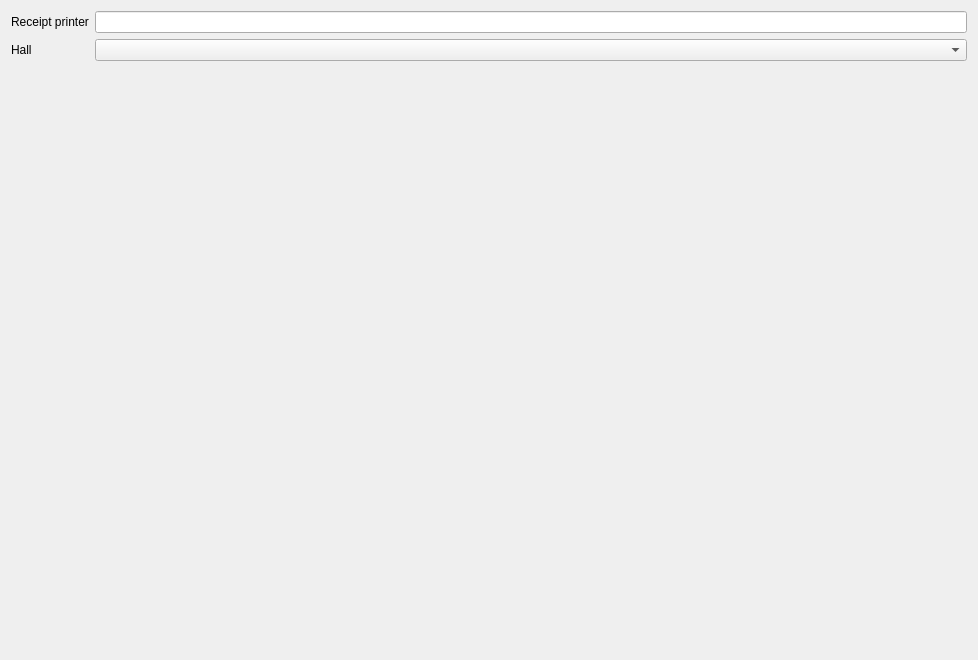
             <widget class="QWidget" name="scrollAreaWidgetContents_2">
              <property name="geometry">
               <rect>
                <x>0</x>
                <y>0</y>
                <width>978</width>
                <height>660</height>
               </rect>
              </property>
              <layout class="QGridLayout" name="gridLayout">
               <item row="0" column="0" colspan="2">
                <widget class="QLabel" name="label_45">
                 <property name="text">
                  <string>Receipt printer</string>
                 </property>
                </widget>
               </item>
               <item row="0" column="2">
                <widget class="QLineEdit" name="lineEdit"/>
               </item>
               <item row="1" column="0">
                <widget class="QLabel" name="label_46">
                 <property name="text">
                  <string>Hall</string>
                 </property>
                </widget>
               </item>
               <item row="2" column="2">
                <spacer name="verticalSpacer_12">
                 <property name="orientation">
                  <enum>Qt::Orientation::Vertical</enum>
                 </property>
                 <property name="sizeHint" stdset="0">
                  <size>
                   <width>20</width>
                   <height>578</height>
                  </size>
                 </property>
                </spacer>
               </item>
               <item row="1" column="2">
                <widget class="C5ComboBox" name="cbWaiterHall"/>
               </item>
              </layout>
             </widget>
